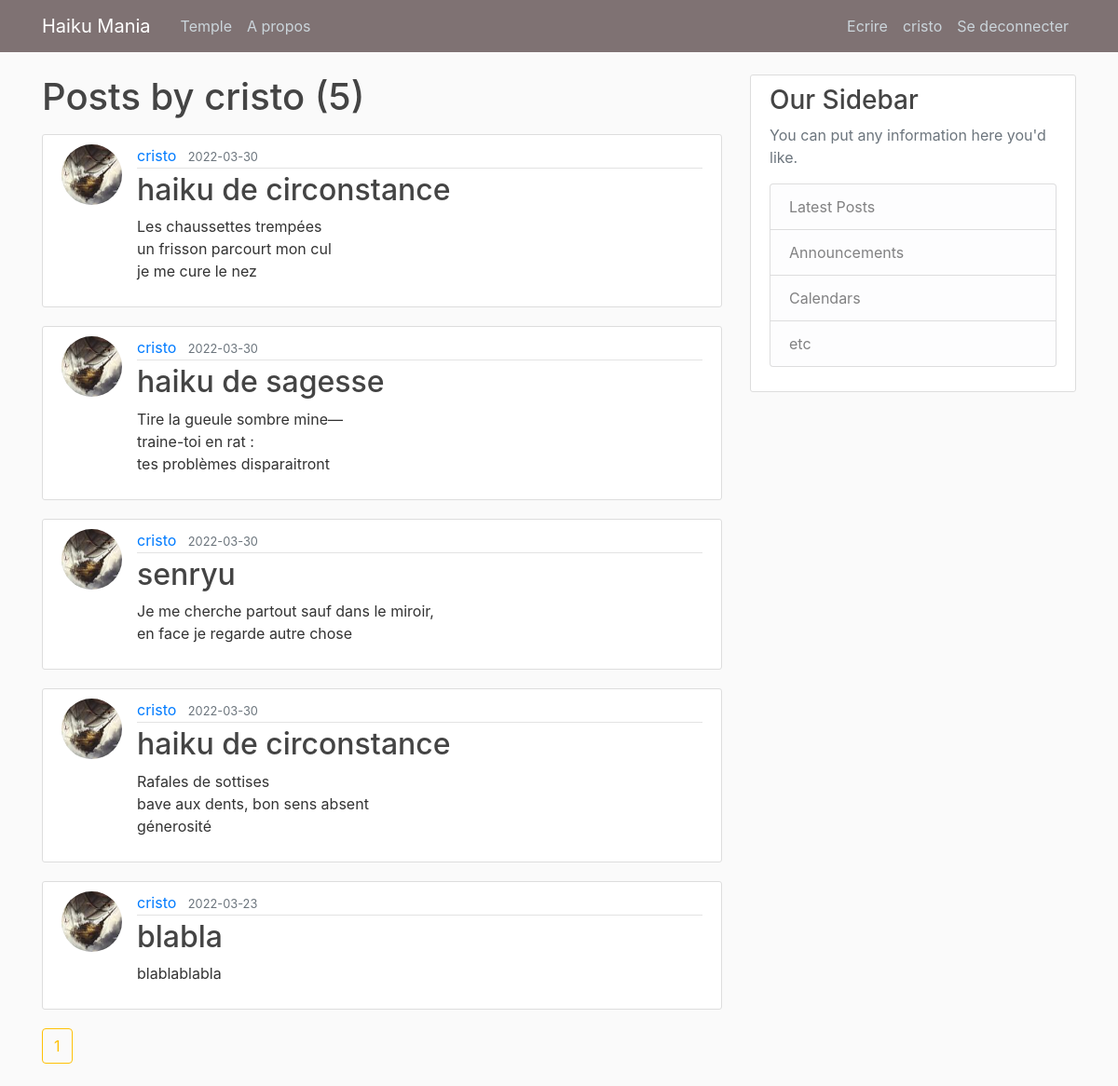
Page /user/cristo (signed in) on the committed database.
### flaskblog/models.py (models this page shows, shortened)
class User(db.Model, UserMixin):
    id = db.Column(db.Integer, primary_key=True)
    username = db.Column(db.String(20), unique=True, nullable=False)
    email = db.Column(db.String(120), unique=True, nullable=False)
    image_file = db.Column(db.String(20), nullable=False, default='default.jpg')
    password = db.Column(db.String(60), nullable=False)
    posts = db.relationship('Post', backref='author', lazy=True)

class Post(db.Model):
    id = db.Column(db.Integer, primary_key=True)
    title = db.Column(db.String(100), nullable=False)
    date_posted = db.Column(db.DateTime, nullable=False, default=datetime.utcnow)
    content = db.Column(db.Text, nullable=False)
    user_id = db.Column(db.Integer, db.ForeignKey('user.id'), nullable=False)

### flaskblog/users/routes.py (the view)
@users.route("/user/<string:username>")
def user_posts(username):
    page = request.args.get('page', 1, type=int)
    user = User.query.filter_by(username=username).first_or_404()
    posts = Post.query.filter_by(author=user)\
        .order_by(Post.date_posted.desc())\
        .paginate(page=page, per_page=5)
    return render_template('user_posts.html', posts=posts, user=user)

### flaskblog/models.py (called while the page is built)
@login_manager.user_loader
def load_user(user_id):
    return User.query.get(int(user_id))

### flaskblog/templates/user_posts.html
{% extends "layout.html" %}
{% block content %}
    <h1 class="mb-3">Posts by {{ user.username }} ({{ posts.total }})</h1>
    {% for post in posts.items %}
        <article class="media content-section">
          <img class="rounded-circle article-img" src="{{ url_for('static', filename='profile_pics/' + post.author.image_file) }}">
          <div class="media-body">
            <div class="article-metadata">
              <a class="mr-2" href="{{ url_for('users.user_posts', username=post.author.username) }}">{{ post.author.username }}</a>
              <small class="text-muted">{{ post.date_posted.strftime('%Y-%m-%d') }}</small>
            </div>
            <h2><a class="article-title" href="{{ url_for('posts.post', post_id=post.id) }}">{{ post.title }}</a></h2>
            <p class="article-content">{{ post.content }}</p>
          </div>
        </article>
    {% endfor %}
    {% for page_num in posts.iter_pages(left_edge=1, right_edge=1, left_current=1, right_current=2) %}
      {% if page_num %}
        {% if posts.page == page_num %}
          <a class="btn btn-outline-warning mb-4" href="{{ url_for('users.user_posts', username=user.username, page=page_num) }}">{{ page_num }}</a>
        {% else %}
          <a class="btn btn-outline-dark mb-4" href="{{ url_for('users.user_posts', username=user.username, page=page_num) }}">{{ page_num }}</a>
        {% endif %}
      {% else %}
        ...
      {% endif %}
    {% endfor %}
{% endblock content %}

### flaskblog/templates/layout.html (shortened to what this page needs)
<!DOCTYPE html>
<html>
<head>
    <link rel="stylesheet" href="https://maxcdn.bootstrapcdn.com/bootstrap/4.0.0/css/bootstrap.min.css">
    <link rel="stylesheet" type="text/css" href="{{ url_for('static', filename='main.css') }}">
</head>
<body>
    <header class="site-header">
      <nav class="navbar navbar-expand-md navbar-dark bg-steel fixed-top">
        <div class="container">
          <a class="navbar-brand mr-4" href="/">Haiku Mania</a>
          <div class="collapse navbar-collapse" id="navbarToggle">
            <div class="navbar-nav mr-auto">
              <a class="nav-item nav-link" href="{{ url_for('main.home') }}">Temple</a>
              <a class="nav-item nav-link" href="{{ url_for('main.about') }}">A propos</a>
            </div>
            <div class="navbar-nav">
              {% if current_user.is_authenticated %}
                <a class="nav-item nav-link" href="{{ url_for('posts.new_post') }}">Ecrire</a>
                <a class="nav-item nav-link" href="{{ url_for('users.account') }}">{{ current_user.username }}</a>
                <a class="nav-item nav-link" href="{{ url_for('users.logout') }}">Se deconnecter</a>
              {% else %}
                <a class="nav-item nav-link" href="{{ url_for('users.login') }}">Se connecter</a>
                <a class="nav-item nav-link" href="{{ url_for('users.register') }}">S'inscrire</a>
              {% endif %}
            </div>
          </div>
        </div>
      </nav>
    </header>
    <main role="main" class="container">
      <div class="row">
        <div class="col-md-8">
          {% block content %}{% endblock %}
        </div>
        <div class="col-md-4">
          <div class="content-section">
            <h3>Our Sidebar</h3>
            <p class='text-muted'>You can put any information here you'd like.
              <ul class="list-group">
                <li class="list-group-item list-group-item-light">Latest Posts</li>
                <li class="list-group-item list-group-item-light">Announcements</li>
                <li class="list-group-item list-group-item-light">Calendars</li>
                <li class="list-group-item list-group-item-light">etc</li>
              </ul>
            </p>
          </div>
        </div>
      </div>
    </main>
</body>
</html>

### flaskblog/static/main.css (style rules this page uses)
body { background: #fafafa; color: #333333; margin-top: 5rem; }
h1, h2, h3, h4, h5, h6 { color: #444444; }
.bg-steel { background-color: #7f7273; }
.site-header .navbar-nav .nav-link { color: #cbd5db; }
.content-section { background: #ffffff; padding: 10px 20px; border: 1px solid #dddddd; border-radius: 3px; margin-bottom: 20px; }
.article-title { color: #444444; }
.article-content { white-space: pre-line; }
.article-img { height: 65px; width: 65px; margin-right: 16px; }
.article-metadata { padding-bottom: 1px; margin-bottom: 4px; border-bottom: 1px solid #e3e3e3 }

### rows in the picture
User: username "cristo"
Post: image_file (picture), author.username "cristo", date_posted "2022-03-30", title "haiku de circonstance", content "Les chaussettes trempées un frisson parcourt mon cul je me cure le nez"
Post: image_file (picture), author.username "cristo", date_posted "2022-03-30", title "haiku de sagesse", content "Tire la gueule sombre mine— traine-toi en rat : tes problèmes disparaitront"
Post: image_file (picture), author.username "cristo", date_posted "2022-03-30", title "senryu", content "Je me cherche partout sauf dans le miroir, en face je regarde autre chose"
Post: image_file (picture), author.username "cristo", date_posted "2022-03-30", title "haiku de circonstance", content "Rafales de sottises bave aux dents, bon sens absent génerosité"
Post: image_file (picture), author.username "cristo", date_posted "2022-03-23", title "blabla", content "blablablabla"

### other values in the picture
{{ posts.total }} "5"
{{ page_num }} "1"
